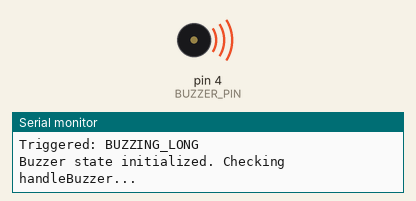
Recording of a sketch running on a simulated Arduino Uno, built with avr-gcc and run on an emulated ATmega328P. Parts: buzzer (waves = sounding, pin HIGH), the last lines printed to the serial monitor.

Above: at 0.1 s.
At 0.5 s:
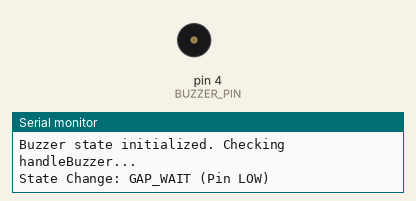
Timing chart, 0 to 2.0 s (numbered marks = the images above):
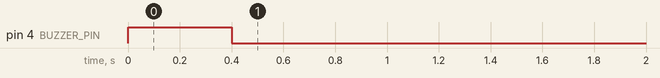

Measured:
- by itself, pin 4 (BUZZER_PIN): HIGH → LOW at 0.40 s

The sketch:

simpleBuzzerTest.ino
```cpp
// ==========================================
// 📌 Pin and Timing Definitions
// ==========================================
// NOTE: Use the pin your buzzer is actually connected to
#define BUZZER_PIN 4

// Buzzer Timings (ms)
#define BUZZ_LONG_MS 400
#define BUZZ_SHORT_MS 150
#define BUZZ_GAP_MS 150

// ==========================================
// ⚙️ Global State Variables (Buzzer State Machine ONLY)
// ==========================================
enum BuzzerState { IDLE, BUZZING_LONG, BUZZING_SHORT, GAP_WAIT };
BuzzerState buzzerState = IDLE;
unsigned long buzzerStateStart = 0;
int longBuzzesRemaining = 0;
int shortBuzzesRemaining = 0;

// ==========================================
// 🎤 Function Prototypes
// ==========================================
void handleBuzzer(unsigned long currentMillis);
void triggerBuzzSequence(int longCount, int shortCount);

// ==========================================
// 🚀 Setup
// ==========================================
void setup() {
  Serial.begin(9600);
  while (!Serial);

  pinMode(BUZZER_PIN, OUTPUT);
  digitalWrite(BUZZER_PIN, LOW); // Ensure buzzer is off

  Serial.println("Attempting to trigger 1 Long Buzz...");

  // Directly call the trigger for the 1-long buzz sequence
  triggerBuzzSequence(1, 0);

  Serial.println("Buzzer state initialized. Checking handleBuzzer...");
}

// ==========================================
// 🔁 Main Loop
// ==========================================
void loop() {
  // Only the non-blocking state machine is running
  handleBuzzer(millis());
}

// ==========================================
// 🛠️ Core Logic Functions
// ==========================================

/**
 * @brief Sets up the buzzer state machine to execute a sequence.
 */
void triggerBuzzSequence(int longCount, int shortCount) {
  longBuzzesRemaining = longCount;
  shortBuzzesRemaining = shortCount;

  // Reset buzzer pin and state before starting a new sequence
  digitalWrite(BUZZER_PIN, LOW);
  buzzerState = IDLE;

  if (longBuzzesRemaining > 0) {
    longBuzzesRemaining--;
    digitalWrite(BUZZER_PIN, HIGH);
    buzzerState = BUZZING_LONG;
    buzzerStateStart = millis();
    Serial.println("Triggered: BUZZING_LONG"); // Diagnostic print
  } else if (shortBuzzesRemaining > 0) {
    shortBuzzesRemaining--;
    digitalWrite(BUZZER_PIN, HIGH);
    buzzerState = BUZZING_SHORT;
    buzzerStateStart = millis();
    Serial.println("Triggered: BUZZING_SHORT"); // Diagnostic print
  } else {
    buzzerState = IDLE;
    Serial.println("Triggered: IDLE (No buzzes)");
  }
}

/**
 * @brief Non-blocking state machine to drive the buzzer.
 */
void handleBuzzer(unsigned long currentMillis) {
  unsigned long duration;

  switch (buzzerState) {
    case IDLE:
      return;

    case BUZZING_LONG:
      duration = BUZZ_LONG_MS;
      goto BUZZING;

    case BUZZING_SHORT:
      duration = BUZZ_SHORT_MS;
      goto BUZZING;

    BUZZING:
      if (currentMillis - buzzerStateStart >= duration) {
        digitalWrite(BUZZER_PIN, LOW);
        buzzerState = GAP_WAIT;
        buzzerStateStart = currentMillis;
        Serial.println("State Change: GAP_WAIT (Pin LOW)"); // Diagnostic print
      }
      break;

    case GAP_WAIT:
      if (currentMillis - buzzerStateStart >= BUZZ_GAP_MS) {

        // Sequence completion check
        if (longBuzzesRemaining == 0 && shortBuzzesRemaining == 0) {
            buzzerState = IDLE;
            Serial.println("State Change: IDLE (Sequence Complete)"); // Diagnostic print
            return;
        }

        // Start the next buzz
        if (longBuzzesRemaining > 0) {
          longBuzzesRemaining--;
          digitalWrite(BUZZER_PIN, HIGH);
          buzzerState = BUZZING_LONG;
          buzzerStateStart = currentMillis;
        } else if (shortBuzzesRemaining > 0) {
          shortBuzzesRemaining--;
          digitalWrite(BUZZER_PIN, HIGH);
          buzzerState = BUZZING_SHORT;
          buzzerStateStart = currentMillis;
        }
      }
      break;
  }
}
```
